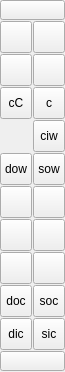
<?xml version="1.0" encoding="UTF-8"?>
<ui version="4.0">
 <class>QG_CadToolBarSelect</class>
 <widget class="QWidget" name="QG_CadToolBarSelect">
  <property name="geometry">
   <rect>
    <x>0</x>
    <y>0</y>
    <width>65</width>
    <height>372</height>
   </rect>
  </property>
  <property name="sizePolicy">
   <sizepolicy hsizetype="Fixed" vsizetype="MinimumExpanding">
    <horstretch>0</horstretch>
    <verstretch>0</verstretch>
   </sizepolicy>
  </property>
  <property name="minimumSize">
   <size>
    <width>65</width>
    <height>372</height>
   </size>
  </property>
  <property name="windowTitle">
   <string>Select</string>
  </property>
  <property name="toolTip">
   <string extracomment="+++++++++++++++++++"/>
  </property>
  <widget class="QToolButton" name="bBack">
   <property name="geometry">
    <rect>
     <x>0</x>
     <y>0</y>
     <width>65</width>
     <height>20</height>
    </rect>
   </property>
   <property name="sizePolicy">
    <sizepolicy hsizetype="Maximum" vsizetype="Fixed">
     <horstretch>0</horstretch>
     <verstretch>0</verstretch>
    </sizepolicy>
   </property>
   <property name="maximumSize">
    <size>
     <width>65</width>
     <height>20</height>
    </size>
   </property>
   <property name="toolTip">
    <string>Back to main menu</string>
   </property>
   <property name="text">
    <string/>
   </property>
   <property name="icon">
    <iconset resource="../../../res/extui/extui.qrc">
     <normaloff>:/extui/back.png</normaloff>:/extui/back.png</iconset>
   </property>
   <property name="iconSize">
    <size>
     <width>65</width>
     <height>20</height>
    </size>
   </property>
  </widget>
  <widget class="QToolButton" name="bUnAll">
   <property name="geometry">
    <rect>
     <x>0</x>
     <y>21</y>
     <width>32</width>
     <height>32</height>
    </rect>
   </property>
   <property name="minimumSize">
    <size>
     <width>32</width>
     <height>32</height>
    </size>
   </property>
   <property name="maximumSize">
    <size>
     <width>32</width>
     <height>32</height>
    </size>
   </property>
   <property name="toolTip">
    <string>Deselect all</string>
   </property>
   <property name="text">
    <string/>
   </property>
   <property name="icon">
    <iconset resource="../../../res/extui/extui.qrc">
     <normaloff>:/extui/selectnothing.png</normaloff>:/extui/selectnothing.png</iconset>
   </property>
   <property name="iconSize">
    <size>
     <width>32</width>
     <height>32</height>
    </size>
   </property>
  </widget>
  <widget class="QToolButton" name="bAll">
   <property name="geometry">
    <rect>
     <x>33</x>
     <y>21</y>
     <width>32</width>
     <height>32</height>
    </rect>
   </property>
   <property name="minimumSize">
    <size>
     <width>32</width>
     <height>32</height>
    </size>
   </property>
   <property name="maximumSize">
    <size>
     <width>32</width>
     <height>32</height>
    </size>
   </property>
   <property name="toolTip">
    <string>Select all</string>
   </property>
   <property name="text">
    <string/>
   </property>
   <property name="icon">
    <iconset resource="../../../res/extui/extui.qrc">
     <normaloff>:/extui/selectall.png</normaloff>:/extui/selectall.png</iconset>
   </property>
   <property name="iconSize">
    <size>
     <width>32</width>
     <height>32</height>
    </size>
   </property>
  </widget>
  <widget class="QToolButton" name="bSingle">
   <property name="geometry">
    <rect>
     <x>0</x>
     <y>54</y>
     <width>32</width>
     <height>32</height>
    </rect>
   </property>
   <property name="minimumSize">
    <size>
     <width>32</width>
     <height>32</height>
    </size>
   </property>
   <property name="maximumSize">
    <size>
     <width>32</width>
     <height>32</height>
    </size>
   </property>
   <property name="toolTip">
    <string>(De-)Select entity</string>
   </property>
   <property name="text">
    <string/>
   </property>
   <property name="icon">
    <iconset resource="../../../res/extui/extui.qrc">
     <normaloff>:/extui/selectsingle.png</normaloff>:/extui/selectsingle.png</iconset>
   </property>
   <property name="iconSize">
    <size>
     <width>32</width>
     <height>32</height>
    </size>
   </property>
  </widget>
  <widget class="QToolButton" name="bContour">
   <property name="geometry">
    <rect>
     <x>33</x>
     <y>54</y>
     <width>32</width>
     <height>32</height>
    </rect>
   </property>
   <property name="minimumSize">
    <size>
     <width>32</width>
     <height>32</height>
    </size>
   </property>
   <property name="maximumSize">
    <size>
     <width>32</width>
     <height>32</height>
    </size>
   </property>
   <property name="toolTip">
    <string>(De-)Select contour</string>
   </property>
   <property name="text">
    <string/>
   </property>
   <property name="icon">
    <iconset resource="../../../res/extui/extui.qrc">
     <normaloff>:/extui/selectcontour.png</normaloff>:/extui/selectcontour.png</iconset>
   </property>
   <property name="iconSize">
    <size>
     <width>32</width>
     <height>32</height>
    </size>
   </property>
  </widget>
  <widget class="QToolButton" name="bUnWindow">
   <property name="geometry">
    <rect>
     <x>0</x>
     <y>186</y>
     <width>32</width>
     <height>32</height>
    </rect>
   </property>
   <property name="minimumSize">
    <size>
     <width>32</width>
     <height>32</height>
    </size>
   </property>
   <property name="maximumSize">
    <size>
     <width>32</width>
     <height>32</height>
    </size>
   </property>
   <property name="toolTip">
    <string>Deselect Window</string>
   </property>
   <property name="text">
    <string/>
   </property>
   <property name="icon">
    <iconset resource="../../../res/extui/extui.qrc">
     <normaloff>:/extui/deselectwindow.png</normaloff>:/extui/deselectwindow.png</iconset>
   </property>
   <property name="iconSize">
    <size>
     <width>32</width>
     <height>32</height>
    </size>
   </property>
  </widget>
  <widget class="QToolButton" name="bWindow">
   <property name="geometry">
    <rect>
     <x>33</x>
     <y>186</y>
     <width>32</width>
     <height>32</height>
    </rect>
   </property>
   <property name="minimumSize">
    <size>
     <width>32</width>
     <height>32</height>
    </size>
   </property>
   <property name="maximumSize">
    <size>
     <width>32</width>
     <height>32</height>
    </size>
   </property>
   <property name="toolTip">
    <string>Select Window</string>
   </property>
   <property name="text">
    <string/>
   </property>
   <property name="icon">
    <iconset resource="../../../res/extui/extui.qrc">
     <normaloff>:/extui/selectwindow.png</normaloff>:/extui/selectwindow.png</iconset>
   </property>
   <property name="iconSize">
    <size>
     <width>32</width>
     <height>32</height>
    </size>
   </property>
  </widget>
  <widget class="QToolButton" name="bUnInters">
   <property name="geometry">
    <rect>
     <x>0</x>
     <y>219</y>
     <width>32</width>
     <height>32</height>
    </rect>
   </property>
   <property name="minimumSize">
    <size>
     <width>32</width>
     <height>32</height>
    </size>
   </property>
   <property name="maximumSize">
    <size>
     <width>32</width>
     <height>32</height>
    </size>
   </property>
   <property name="toolTip">
    <string>Deselect intersected entities</string>
   </property>
   <property name="text">
    <string/>
   </property>
   <property name="icon">
    <iconset resource="../../../res/extui/extui.qrc">
     <normaloff>:/extui/deselectinters.png</normaloff>:/extui/deselectinters.png</iconset>
   </property>
   <property name="iconSize">
    <size>
     <width>32</width>
     <height>32</height>
    </size>
   </property>
  </widget>
  <widget class="QToolButton" name="bInters">
   <property name="geometry">
    <rect>
     <x>33</x>
     <y>219</y>
     <width>32</width>
     <height>32</height>
    </rect>
   </property>
   <property name="minimumSize">
    <size>
     <width>32</width>
     <height>32</height>
    </size>
   </property>
   <property name="maximumSize">
    <size>
     <width>32</width>
     <height>32</height>
    </size>
   </property>
   <property name="toolTip">
    <string>Select intersected entities</string>
   </property>
   <property name="text">
    <string/>
   </property>
   <property name="icon">
    <iconset resource="../../../res/extui/extui.qrc">
     <normaloff>:/extui/selectinters.png</normaloff>:/extui/selectinters.png</iconset>
   </property>
   <property name="iconSize">
    <size>
     <width>32</width>
     <height>32</height>
    </size>
   </property>
  </widget>
  <widget class="QToolButton" name="bInvert">
   <property name="geometry">
    <rect>
     <x>0</x>
     <y>252</y>
     <width>32</width>
     <height>32</height>
    </rect>
   </property>
   <property name="minimumSize">
    <size>
     <width>32</width>
     <height>32</height>
    </size>
   </property>
   <property name="maximumSize">
    <size>
     <width>32</width>
     <height>32</height>
    </size>
   </property>
   <property name="toolTip">
    <string>Invert Selection</string>
   </property>
   <property name="text">
    <string/>
   </property>
   <property name="icon">
    <iconset resource="../../../res/extui/extui.qrc">
     <normaloff>:/extui/selectinvert.png</normaloff>:/extui/selectinvert.png</iconset>
   </property>
   <property name="iconSize">
    <size>
     <width>32</width>
     <height>32</height>
    </size>
   </property>
  </widget>
  <widget class="QToolButton" name="bLayer">
   <property name="geometry">
    <rect>
     <x>33</x>
     <y>252</y>
     <width>32</width>
     <height>32</height>
    </rect>
   </property>
   <property name="minimumSize">
    <size>
     <width>32</width>
     <height>32</height>
    </size>
   </property>
   <property name="maximumSize">
    <size>
     <width>32</width>
     <height>32</height>
    </size>
   </property>
   <property name="toolTip">
    <string>Select layer</string>
   </property>
   <property name="text">
    <string/>
   </property>
   <property name="icon">
    <iconset resource="../../../res/extui/extui.qrc">
     <normaloff>:/extui/selectlayer.png</normaloff>:/extui/selectlayer.png</iconset>
   </property>
   <property name="iconSize">
    <size>
     <width>32</width>
     <height>32</height>
    </size>
   </property>
  </widget>
  <widget class="QToolButton" name="bDoit">
   <property name="geometry">
    <rect>
     <x>0</x>
     <y>351</y>
     <width>65</width>
     <height>20</height>
    </rect>
   </property>
   <property name="maximumSize">
    <size>
     <width>16777215</width>
     <height>20</height>
    </size>
   </property>
   <property name="toolTip">
    <string>Continue action</string>
   </property>
   <property name="text">
    <string/>
   </property>
   <property name="icon">
    <iconset resource="../../../res/extui/extui.qrc">
     <normaloff>:/extui/forward.png</normaloff>:/extui/forward.png</iconset>
   </property>
   <property name="iconSize">
    <size>
     <width>65</width>
     <height>20</height>
    </size>
   </property>
  </widget>
  <widget class="QToolButton" name="toolButton_2">
   <property name="geometry">
    <rect>
     <x>33</x>
     <y>87</y>
     <width>32</width>
     <height>32</height>
    </rect>
   </property>
   <property name="minimumSize">
    <size>
     <width>32</width>
     <height>32</height>
    </size>
   </property>
   <property name="toolTip">
    <string>(De-)Select Circles / Arcs</string>
   </property>
   <property name="text">
    <string>c</string>
   </property>
  </widget>
  <widget class="QToolButton" name="toolButton">
   <property name="geometry">
    <rect>
     <x>0</x>
     <y>87</y>
     <width>32</width>
     <height>32</height>
    </rect>
   </property>
   <property name="minimumSize">
    <size>
     <width>32</width>
     <height>32</height>
    </size>
   </property>
   <property name="toolTip">
    <string>(De-) select circles on pitch circle</string>
   </property>
   <property name="text">
    <string>cC</string>
   </property>
  </widget>
  <widget class="QToolButton" name="toolButton_9">
   <property name="geometry">
    <rect>
     <x>33</x>
     <y>120</y>
     <width>32</width>
     <height>32</height>
    </rect>
   </property>
   <property name="minimumSize">
    <size>
     <width>32</width>
     <height>32</height>
    </size>
   </property>
   <property name="toolTip">
    <string>(De-) select Circles in Window</string>
   </property>
   <property name="text">
    <string>ciw</string>
   </property>
  </widget>
  <widget class="QToolButton" name="toolButton_6">
   <property name="geometry">
    <rect>
     <x>0</x>
     <y>153</y>
     <width>32</width>
     <height>32</height>
    </rect>
   </property>
   <property name="minimumSize">
    <size>
     <width>32</width>
     <height>32</height>
    </size>
   </property>
   <property name="toolTip">
    <string>deselect Outside Window</string>
   </property>
   <property name="text">
    <string>dow</string>
   </property>
  </widget>
  <widget class="QToolButton" name="toolButton_5">
   <property name="geometry">
    <rect>
     <x>33</x>
     <y>153</y>
     <width>32</width>
     <height>32</height>
    </rect>
   </property>
   <property name="minimumSize">
    <size>
     <width>32</width>
     <height>32</height>
    </size>
   </property>
   <property name="toolTip">
    <string>select Outside Window</string>
   </property>
   <property name="text">
    <string>sow</string>
   </property>
  </widget>
  <widget class="QToolButton" name="toolButton_8">
   <property name="geometry">
    <rect>
     <x>33</x>
     <y>318</y>
     <width>32</width>
     <height>32</height>
    </rect>
   </property>
   <property name="minimumSize">
    <size>
     <width>32</width>
     <height>32</height>
    </size>
   </property>
   <property name="toolTip">
    <string>select Inside Circle</string>
   </property>
   <property name="text">
    <string>sic</string>
   </property>
  </widget>
  <widget class="QToolButton" name="toolButton_3">
   <property name="geometry">
    <rect>
     <x>33</x>
     <y>285</y>
     <width>32</width>
     <height>32</height>
    </rect>
   </property>
   <property name="minimumSize">
    <size>
     <width>32</width>
     <height>32</height>
    </size>
   </property>
   <property name="toolTip">
    <string>Select Outside Circle</string>
   </property>
   <property name="text">
    <string>soc</string>
   </property>
  </widget>
  <widget class="QToolButton" name="toolButton_7">
   <property name="geometry">
    <rect>
     <x>0</x>
     <y>318</y>
     <width>32</width>
     <height>32</height>
    </rect>
   </property>
   <property name="minimumSize">
    <size>
     <width>32</width>
     <height>32</height>
    </size>
   </property>
   <property name="toolTip">
    <string>deselect Inside Circle</string>
   </property>
   <property name="text">
    <string>dic</string>
   </property>
  </widget>
  <widget class="QToolButton" name="toolButton_4">
   <property name="geometry">
    <rect>
     <x>0</x>
     <y>285</y>
     <width>32</width>
     <height>32</height>
    </rect>
   </property>
   <property name="minimumSize">
    <size>
     <width>32</width>
     <height>32</height>
    </size>
   </property>
   <property name="toolTip">
    <string>deselect Outside Circle</string>
   </property>
   <property name="text">
    <string>doc</string>
   </property>
  </widget>
 </widget>
 <layoutdefault spacing="6" margin="11"/>
 <resources>
  <include location="../../../res/extui/extui.qrc"/>
 </resources>
 <connections>
  <connection>
   <sender>bSingle</sender>
   <signal>clicked()</signal>
   <receiver>QG_CadToolBarSelect</receiver>
   <slot>selectSingle()</slot>
   <hints>
    <hint type="sourcelabel">
     <x>20</x>
     <y>81</y>
    </hint>
    <hint type="destinationlabel">
     <x>20</x>
     <y>20</y>
    </hint>
   </hints>
  </connection>
  <connection>
   <sender>bDoit</sender>
   <signal>clicked()</signal>
   <receiver>QG_CadToolBarSelect</receiver>
   <slot>runNextAction()</slot>
   <hints>
    <hint type="sourcelabel">
     <x>20</x>
     <y>240</y>
    </hint>
    <hint type="destinationlabel">
     <x>20</x>
     <y>20</y>
    </hint>
   </hints>
  </connection>
  <connection>
   <sender>bAll</sender>
   <signal>clicked()</signal>
   <receiver>QG_CadToolBarSelect</receiver>
   <slot>selectAll()</slot>
   <hints>
    <hint type="sourcelabel">
     <x>53</x>
     <y>41</y>
    </hint>
    <hint type="destinationlabel">
     <x>20</x>
     <y>20</y>
    </hint>
   </hints>
  </connection>
  <connection>
   <sender>bWindow</sender>
   <signal>clicked()</signal>
   <receiver>QG_CadToolBarSelect</receiver>
   <slot>selectWindow()</slot>
   <hints>
    <hint type="sourcelabel">
     <x>53</x>
     <y>121</y>
    </hint>
    <hint type="destinationlabel">
     <x>20</x>
     <y>20</y>
    </hint>
   </hints>
  </connection>
  <connection>
   <sender>bUnAll</sender>
   <signal>clicked()</signal>
   <receiver>QG_CadToolBarSelect</receiver>
   <slot>deselectAll()</slot>
   <hints>
    <hint type="sourcelabel">
     <x>20</x>
     <y>41</y>
    </hint>
    <hint type="destinationlabel">
     <x>20</x>
     <y>20</y>
    </hint>
   </hints>
  </connection>
  <connection>
   <sender>bUnWindow</sender>
   <signal>clicked()</signal>
   <receiver>QG_CadToolBarSelect</receiver>
   <slot>deselectWindow()</slot>
   <hints>
    <hint type="sourcelabel">
     <x>20</x>
     <y>121</y>
    </hint>
    <hint type="destinationlabel">
     <x>20</x>
     <y>20</y>
    </hint>
   </hints>
  </connection>
  <connection>
   <sender>bContour</sender>
   <signal>clicked()</signal>
   <receiver>QG_CadToolBarSelect</receiver>
   <slot>selectContour()</slot>
   <hints>
    <hint type="sourcelabel">
     <x>53</x>
     <y>81</y>
    </hint>
    <hint type="destinationlabel">
     <x>20</x>
     <y>20</y>
    </hint>
   </hints>
  </connection>
  <connection>
   <sender>bUnInters</sender>
   <signal>clicked()</signal>
   <receiver>QG_CadToolBarSelect</receiver>
   <slot>deselectIntersected()</slot>
   <hints>
    <hint type="sourcelabel">
     <x>20</x>
     <y>161</y>
    </hint>
    <hint type="destinationlabel">
     <x>20</x>
     <y>20</y>
    </hint>
   </hints>
  </connection>
  <connection>
   <sender>bInters</sender>
   <signal>clicked()</signal>
   <receiver>QG_CadToolBarSelect</receiver>
   <slot>selectIntersected()</slot>
   <hints>
    <hint type="sourcelabel">
     <x>53</x>
     <y>161</y>
    </hint>
    <hint type="destinationlabel">
     <x>20</x>
     <y>20</y>
    </hint>
   </hints>
  </connection>
  <connection>
   <sender>bInvert</sender>
   <signal>clicked()</signal>
   <receiver>QG_CadToolBarSelect</receiver>
   <slot>selectInvert()</slot>
   <hints>
    <hint type="sourcelabel">
     <x>20</x>
     <y>201</y>
    </hint>
    <hint type="destinationlabel">
     <x>20</x>
     <y>20</y>
    </hint>
   </hints>
  </connection>
  <connection>
   <sender>bLayer</sender>
   <signal>clicked()</signal>
   <receiver>QG_CadToolBarSelect</receiver>
   <slot>selectLayer()</slot>
   <hints>
    <hint type="sourcelabel">
     <x>53</x>
     <y>201</y>
    </hint>
    <hint type="destinationlabel">
     <x>20</x>
     <y>20</y>
    </hint>
   </hints>
  </connection>
  <connection>
   <sender>toolButton_9</sender>
   <signal>clicked()</signal>
   <receiver>QG_CadToolBarSelect</receiver>
   <slot>selectCirclesInWindow()</slot>
   <hints>
    <hint type="sourcelabel">
     <x>13</x>
     <y>203</y>
    </hint>
    <hint type="destinationlabel">
     <x>27</x>
     <y>167</y>
    </hint>
   </hints>
  </connection>
  <connection>
   <sender>toolButton_6</sender>
   <signal>clicked()</signal>
   <receiver>QG_CadToolBarSelect</receiver>
   <slot>deselectOutsideWindow()</slot>
   <hints>
    <hint type="sourcelabel">
     <x>13</x>
     <y>203</y>
    </hint>
    <hint type="destinationlabel">
     <x>27</x>
     <y>167</y>
    </hint>
   </hints>
  </connection>
  <connection>
   <sender>toolButton_5</sender>
   <signal>clicked()</signal>
   <receiver>QG_CadToolBarSelect</receiver>
   <slot>selectOutsideWindow()</slot>
   <hints>
    <hint type="sourcelabel">
     <x>13</x>
     <y>203</y>
    </hint>
    <hint type="destinationlabel">
     <x>27</x>
     <y>167</y>
    </hint>
   </hints>
  </connection>
  <connection>
   <sender>toolButton_7</sender>
   <signal>clicked()</signal>
   <receiver>QG_CadToolBarSelect</receiver>
   <slot>deselectInsideCircle()</slot>
   <hints>
    <hint type="sourcelabel">
     <x>13</x>
     <y>203</y>
    </hint>
    <hint type="destinationlabel">
     <x>27</x>
     <y>167</y>
    </hint>
   </hints>
  </connection>
  <connection>
   <sender>toolButton_8</sender>
   <signal>clicked()</signal>
   <receiver>QG_CadToolBarSelect</receiver>
   <slot>selectInsideCircle()</slot>
   <hints>
    <hint type="sourcelabel">
     <x>13</x>
     <y>203</y>
    </hint>
    <hint type="destinationlabel">
     <x>27</x>
     <y>167</y>
    </hint>
   </hints>
  </connection>
  <connection>
   <sender>toolButton_2</sender>
   <signal>clicked()</signal>
   <receiver>QG_CadToolBarSelect</receiver>
   <slot>selectCircles()</slot>
   <hints>
    <hint type="sourcelabel">
     <x>43</x>
     <y>93</y>
    </hint>
    <hint type="destinationlabel">
     <x>27</x>
     <y>167</y>
    </hint>
   </hints>
  </connection>
  <connection>
   <sender>toolButton</sender>
   <signal>clicked()</signal>
   <receiver>QG_CadToolBarSelect</receiver>
   <slot>selectCirclesOnCircle()</slot>
   <hints>
    <hint type="sourcelabel">
     <x>13</x>
     <y>88</y>
    </hint>
    <hint type="destinationlabel">
     <x>27</x>
     <y>167</y>
    </hint>
   </hints>
  </connection>
  <connection>
   <sender>toolButton_3</sender>
   <signal>clicked()</signal>
   <receiver>QG_CadToolBarSelect</receiver>
   <slot>selectOutsideCircle()</slot>
   <hints>
    <hint type="sourcelabel">
     <x>43</x>
     <y>203</y>
    </hint>
    <hint type="destinationlabel">
     <x>27</x>
     <y>167</y>
    </hint>
   </hints>
  </connection>
  <connection>
   <sender>toolButton_4</sender>
   <signal>clicked()</signal>
   <receiver>QG_CadToolBarSelect</receiver>
   <slot>deselectOutsideCircle()</slot>
   <hints>
    <hint type="sourcelabel">
     <x>13</x>
     <y>203</y>
    </hint>
    <hint type="destinationlabel">
     <x>27</x>
     <y>167</y>
    </hint>
   </hints>
  </connection>
 </connections>
</ui>
